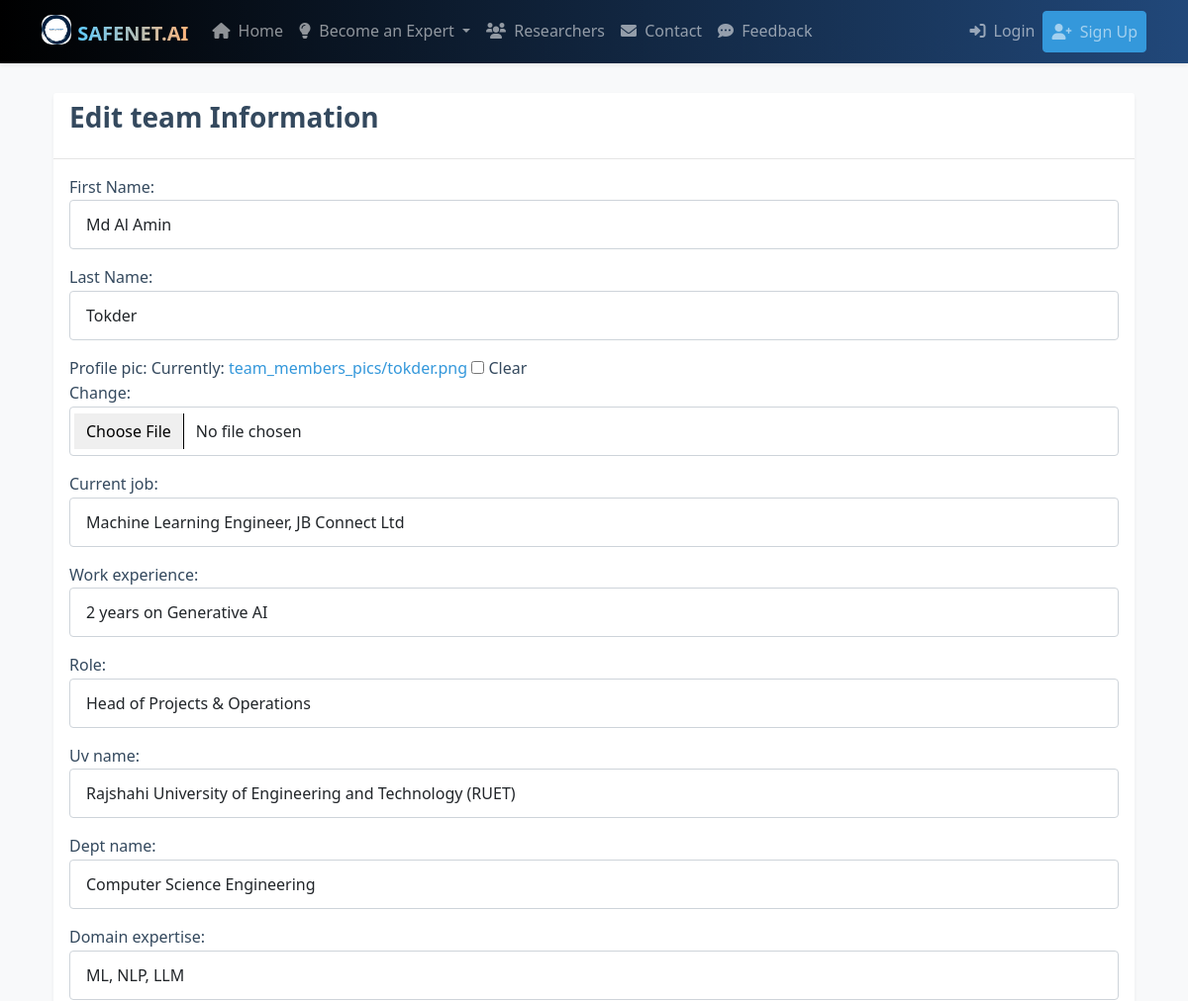
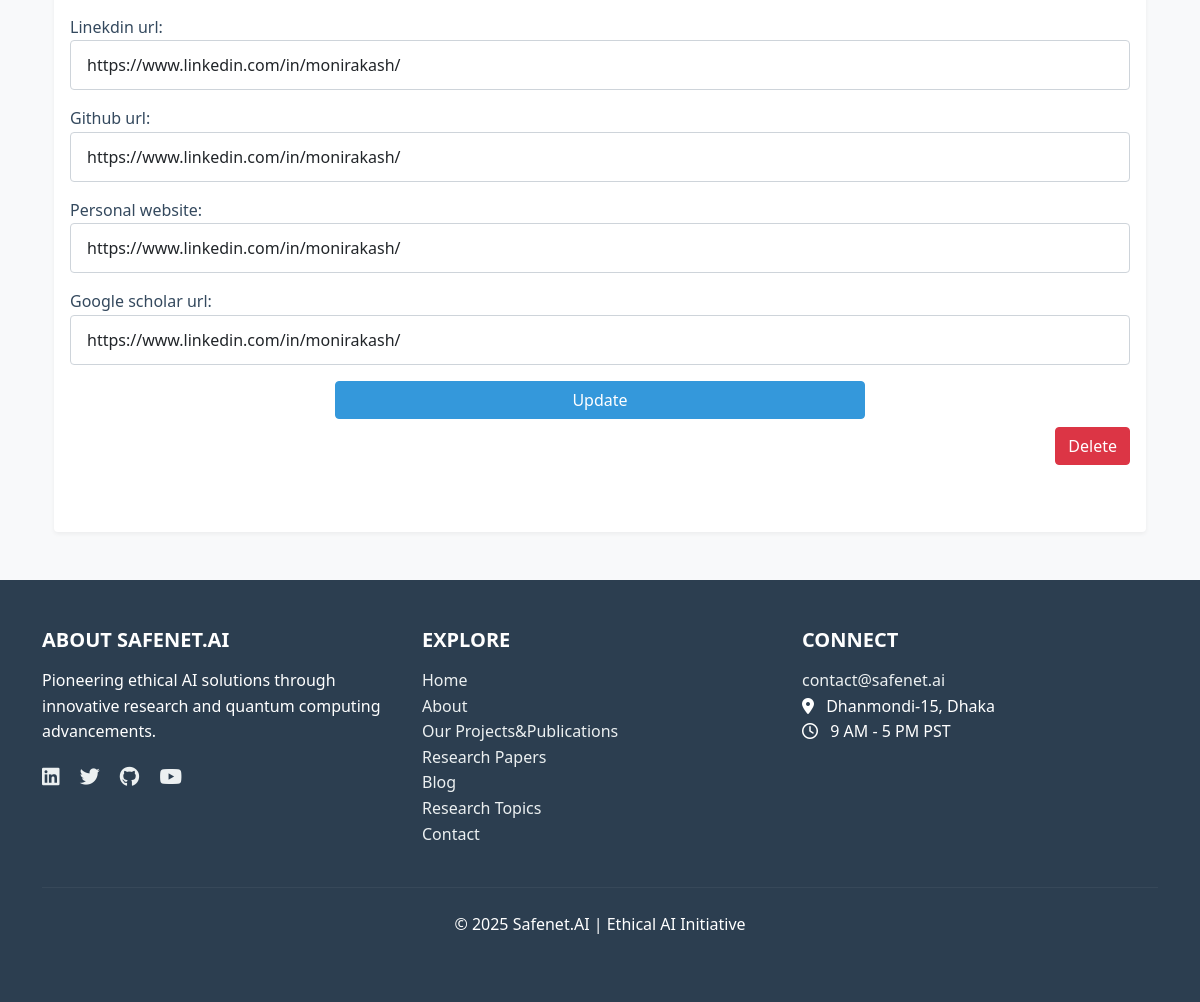
Screenshot of /about/edit_team_info/4 with the database file from the repository (2 pictures, top to bottom).
### About/models.py (models this page shows, shortened)
class TeamMembers(models.Model):
    id=models.AutoField(primary_key=True)
    first_Name = models.CharField(max_length=100)
    last_Name = models.CharField(max_length=100)
    profile_pic = models.ImageField(upload_to='team_members_pics/', blank=True)
    current_job = models.CharField(max_length=100)
    work_experience = models.CharField(max_length=100)
    Role = models.CharField(max_length=100)
    uv_name = models.CharField(max_length=100)
    dept_name = models.CharField(max_length=100)
    domain_expertise=models.CharField(max_length=100)
    linekdin_url = models.URLField(blank=True)
    github_url = models.URLField(blank=True)
    personal_website = models.URLField(blank=True)
    google_scholar_url = models.URLField(blank=True)

### About/views.py (the view)
# urls.py: path("edit_team_info/<int:member_id>", views.edit_team_info, name='edit_team_info'),
def edit_team_info(request, member_id):
    members_info = TeamMembers.objects.get(pk=member_id)
    form = forms.team_form_Details(instance=members_info)
    diction = {}
    if request.method == "POST":
        form = forms.team_form_Details(request.POST, request.FILES, instance=members_info)
        if form.is_valid():
            form.save(commit=True)
            diction.update({'sucess_text': 'Successfully Updated '})
    diction.update({'edit_form': form})
    diction.update({'member_id': member_id})
    return render(request, 'about_us/edit_team.html', context=diction)

### About/forms.py
class team_form_Details(forms.ModelForm):
    class Meta:
        model=TeamMembers
        fields= "__all__"

### templates/about_us/edit_team.html (shortened to what this page needs)
{% extends 'base.html' %}
{% load static %}
{% block content %}
<div class="container">
    <div class="card">
        <div class="card-header">
            <h3 class="Header_title">Edit team Information</h3>
        </div>
        <div class="card-body">
            <form enctype="multipart/form-data" method="POST">
                {{ edit_form.as_p }}
                <div class="d-flex justify-content-center" style="align-items: center; width: 100%;">
                    <button type="submit" class="btn btn-primary" style="width: 50%;">Update</button><br>
                </div>
                <div class="d-flex justify-content-end mt-2">
                    <a href="{% url 'About:delete_info' member_id=member_id %}" class="btn btn-danger"
                        onclick="return confirm('Delete This Member')">Delete</a>
                </div>
            </form><br>
        </div>
        </form><br>
    </div>
</div>
</div>
{% endblock %}

### static/css/style.css (style rules this page uses)
:root { --primary-color: #3498db; --primary-dark: #2980b9; --secondary-color: #2c3e50; --light-color: #ecf0f1; --dark-color: #34495e; --danger-color: #e74c3c; --success-color: #2ecc71; --warning-color: #f39c12; --info-color: #3498db; --ai-color: #3498db; --quantum-color: #e74c3c; --hybrid-color: #9b59b6; }
body { font-family: 'Segoe UI', Tahoma, Geneva, Verdana, sans-serif; line-height: 1.6; color: var(--dark-color); background-color: #f8f9fa; padding-top: 70px; }
h1, h2, h3, h4, h5, h6 { margin-bottom: 1rem; font-weight: 600; }
a { color: var(--primary-color); text-decoration: none; transition: all 0.3s ease; }
.btn-primary { background-color: var(--primary-color); border-color: var(--primary-color); }
.card { margin-bottom: 1.5rem; box-shadow: 0 2px 4px rgba(0, 0, 0, 0.05); transition: all 0.3s ease; border: none; }
.card-header { background-color: white; border-bottom: 1px solid rgba(0, 0, 0, 0.1); font-weight: 600; }
.form-control { border-radius: 4px; padding: 0.75rem 1rem; }

### rows the page displays
TeamMembers: first_Name "Md Al Amin", last_Name "Tokder", current_job "Machine Learning Engineer, JB Connect Ltd", work_experience "2 years on Generative AI", Role "Head of Projects & Operations", uv_name "Rajshahi University of Engineering and Technology (RUET)", dept_name "Computer Science Engineering", domain_expertise "ML, NLP, LLM", linekdin_url "https://www.linkedin.com/in/monirakash/", github_url "https://www.linkedin.com/in/monirakash/", personal_website "https://www.linkedin.com/in/monirakash/", google_scholar_url "https://www.linkedin.com/in/monirakash/"
